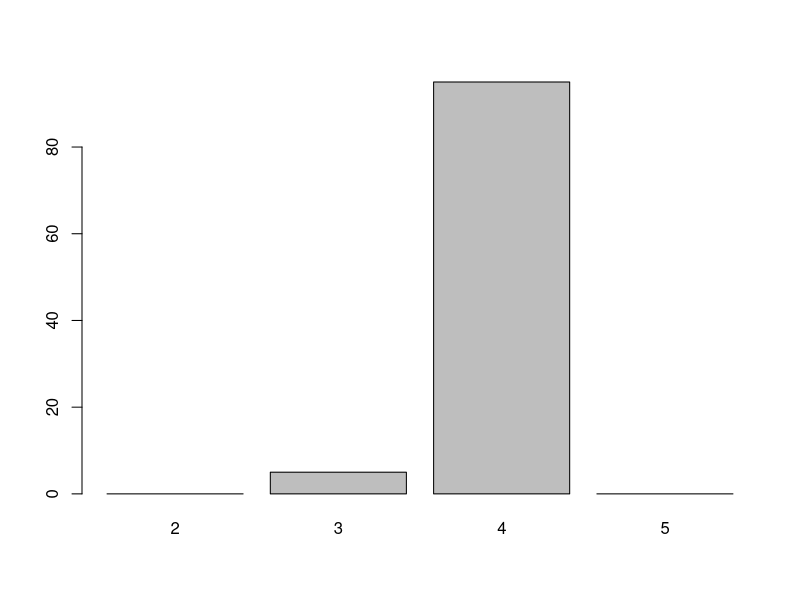
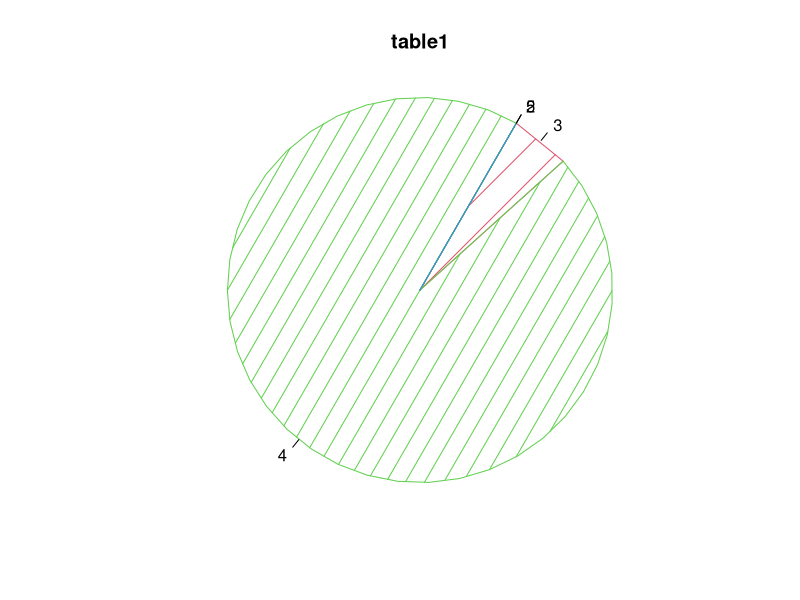
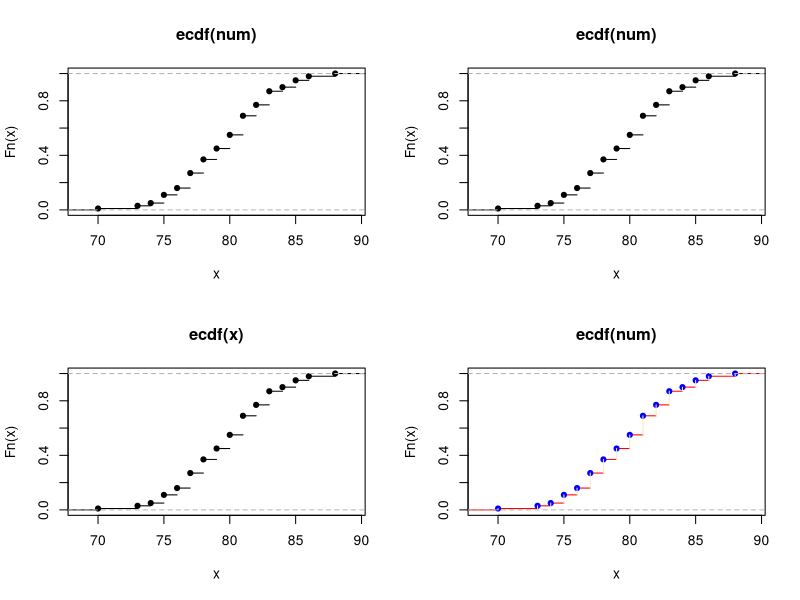

Recreate these plots in R, in order.
set.seed(1)
num = rbinom(100,100,0.8)
num

cut1 = cut(num,breaks = c(-1,59,74,89,100),labels = c("2","3","4","5"))
cut1

mean(num)
sd(num)


table1 = table(cut1)
table1


table2 = table(num)
table2

table(cut1)/length(cut1)

barplot(table1)

par(mfrow=c(1,1))
pie(table1,labels=c('2','3','4','5'),edges=40,radius=1, clockwise=T, init.angle=60,density=c(2,4,6,8),angle=c(15,45,60,75),col =1:4, border=NULL,main='table1')


Fn = ecdf(num);
summary(Fn)

par(mfrow=c(2,2))
plot(Fn)
plot.ecdf(Fn)
plot.ecdf(num)
plot(Fn, verticals=TRUE, col.points="blue", col.hor="red", col.vert="bisque")
